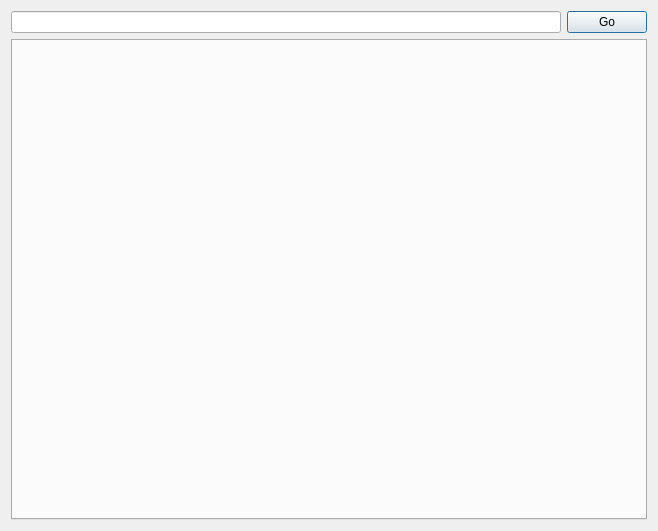
<?xml version="1.0" encoding="UTF-8"?>
<ui version="4.0">
 <class>MainDlg</class>
 <widget class="QDialog" name="MainDlg">
  <property name="geometry">
   <rect>
    <x>0</x>
    <y>0</y>
    <width>658</width>
    <height>531</height>
   </rect>
  </property>
  <property name="windowTitle">
   <string>CEF Qt Browser</string>
  </property>
  <layout class="QVBoxLayout" name="verticalLayout">
   <item>
    <layout class="QHBoxLayout" name="horizontalLayout">
     <item>
      <widget class="QLineEdit" name="editAddress"/>
     </item>
     <item>
      <widget class="QPushButton" name="btnGo">
       <property name="text">
        <string>Go</string>
       </property>
      </widget>
     </item>
    </layout>
   </item>
   <item>
    <widget class="QTabWidget" name="tabWidget"/>
   </item>
  </layout>
 </widget>
 <layoutdefault spacing="6" margin="11"/>
 <resources/>
 <connections/>
</ui>
